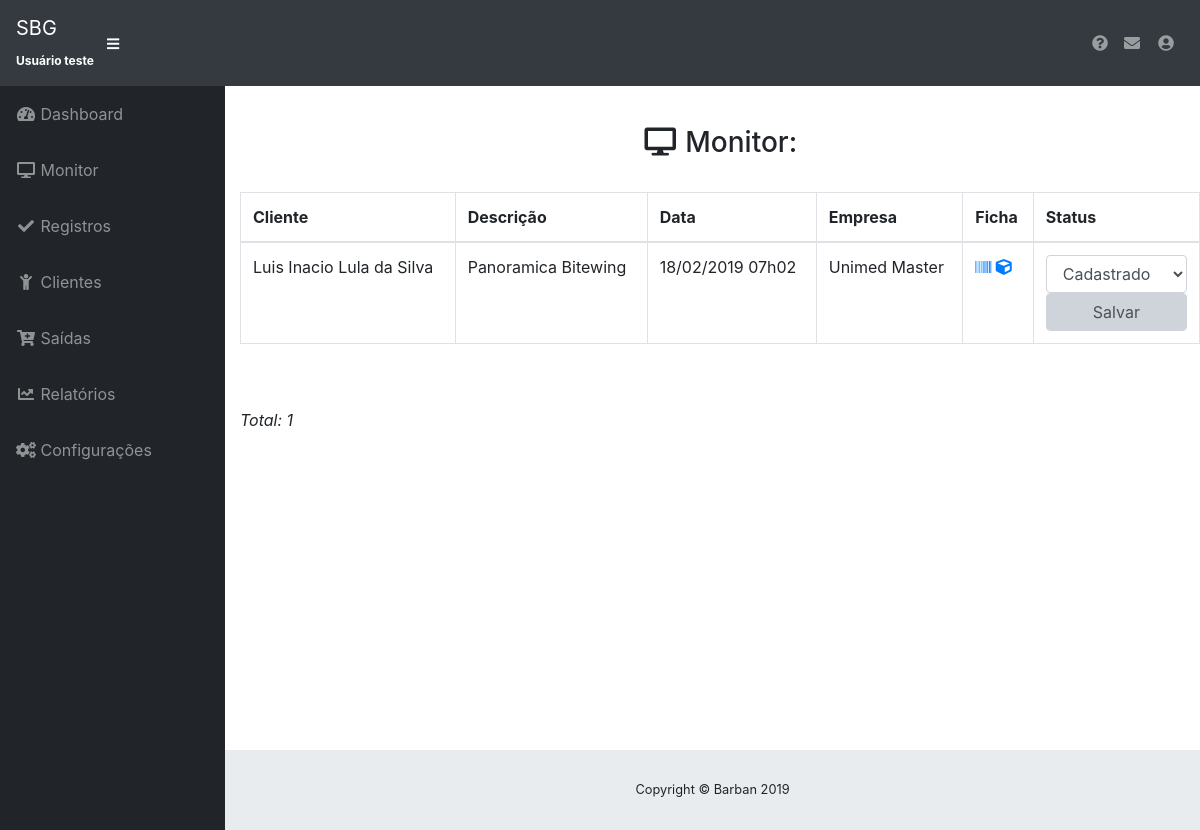
The page /view/monitor.php (signed in) on the database its author committed.
### tables this page shows
CREATE TABLE `registro` (
  `id` int(11) NOT NULL,
  `codigo` int(11) NOT NULL,
  `descricao` varchar(300) NOT NULL,
  `valor` float NOT NULL,
  `status_id` int(11) NOT NULL,
  `ativo` int(11) NOT NULL,
  `tipo` int(11) NOT NULL,
  `entrega_id` int(11) NOT NULL,
  `parceiro_id` int(11) NOT NULL,
  `cliente_id` int(11) NOT NULL,
  `usuario_id` int(11) NOT NULL,
  `empresa_id` int(11) NOT NULL,
  `data_cadastro` timestamp NOT NULL DEFAULT CURRENT_TIMESTAMP ON UPDATE CURRENT_TIMESTAMP
);

CREATE TABLE `clientes` (
  `id` int(11) NOT NULL,
  `nome` varchar(250) DEFAULT NULL,
  `data_nasc` varchar(60) DEFAULT NULL,
  `data_cadastro` timestamp NOT NULL DEFAULT CURRENT_TIMESTAMP ON UPDATE CURRENT_TIMESTAMP,
  `empresa_id` int(11) NOT NULL,
  `rg` varchar(30) DEFAULT NULL,
  `cpf` varchar(40) DEFAULT NULL,
  `telefone` varchar(50) DEFAULT NULL,
  `celular` varchar(50) DEFAULT NULL,
  `email` varchar(150) DEFAULT NULL,
  `endereco` varchar(300) DEFAULT NULL
);

CREATE TABLE `empresas` (
  `id` int(11) NOT NULL,
  `nome` varchar(200) NOT NULL,
  `razao_social` varchar(300) NOT NULL,
  `cnpj` varchar(50) NOT NULL,
  `telefone` varchar(60) NOT NULL,
  `email` varchar(60) NOT NULL,
  `tipo` int(11) NOT NULL,
  `data_cadastro` timestamp NOT NULL DEFAULT CURRENT_TIMESTAMP ON UPDATE CURRENT_TIMESTAMP,
  `empresa_id` int(11) NOT NULL,
  `ativo` int(11) NOT NULL
);

CREATE TABLE `status` (
  `id` int(11) NOT NULL,
  `nome` varchar(150) NOT NULL,
  `empresa_id` int(11) NOT NULL,
  `data_cadastro` timestamp NOT NULL DEFAULT CURRENT_TIMESTAMP ON UPDATE CURRENT_TIMESTAMP
);

### model/config.php (called while the page is built, shortened)
<?php
class config
{
	public function lista_monitor($empresa_id)
	{
		$conexao = new Conexao();
		$pdo = new PDO('mysql:host='.$conexao->host.':'.$conexao->port.';dbname='.$conexao->dbname.'', ''.$conexao->user.'', ''.$conexao->password.'');
		$data = $pdo->query("SELECT cm.status_principal_id as 'status_id', s.nome as 'status_nome', cm.tipo_principal
			FROM config_monitor cm JOIN status s ON (cm.status_principal_id = s.id)
			WHERE cm.empresa_id='".$empresa_id."';")->fetchAll();
		return $data;
	}
	public function visualiza_monitor($status_id, $tipo_id)
	{
		$empresa_id = $_SESSION["empresa_id"];
		$conexao = new Conexao();
		$pdo = new PDO('mysql:host='.$conexao->host.':'.$conexao->port.';dbname='.$conexao->dbname.'', ''.$conexao->user.'', ''.$conexao->password.'');
		$data = $pdo->query("SELECT cc.data_nasc, cc.rg, cc.cpf, cc.nome as 'nome_cliente',
			r.descricao, r.valor, DATE_FORMAT(r.data_cadastro,'%d/%m/%Y %hh%m') as 'data_cadastro', r.tipo, r.ativo,
			s.nome as 'nome_status', ee.nome as 'nome_empresa', r.id as 'id'
			FROM registro r
			JOIN status s ON (r.status_id = s.id)
			JOIN usuarios u  ON (r.usuario_id = u.id)
			JOIN registro_itens ri ON (r.id = ri.registro_id)
			JOIN valores v  ON (ri.valor_empresa_id = v.id)
			JOIN empresas ee  ON (v.empresas_id = ee.id)
			JOIN clientes cc ON (r.cliente_id = cc.id)
			WHERE r.empresa_id='".$empresa_id."' AND r.status_id='".$status_id."' AND r.tipo='".$tipo_id."' AND r.ativo=1;")->fetchAll();
		return $data;
	}
	public function verifica_permissao($usuario_id, $codigo)
	{
		$conexao = new Conexao();
		$pdo = new PDO('mysql:host='.$conexao->host.':'.$conexao->port.';dbname='.$conexao->dbname.'', ''.$conexao->user.'', ''.$conexao->password.'');
		$data = $pdo->query("SELECT * FROM usuarios_permissoes WHERE usuario_id='".$usuario_id."' AND codigo='".$codigo."';")->fetchAll();
		foreach ($data as $d){
			$ativo = $d['ativo'];
		}
		return $ativo;
	}
}
?>

### view/monitor.php (the view, shortened to what this page needs)
<?php
$nome_usuario = $_SESSION["nome_usuario"];
?>
<!DOCTYPE html>
<html lang="pt-br">
  <head>
    <link href="../vendor/bootstrap/css/bootstrap.min.css" rel="stylesheet">
    <link href="../vendor/fontawesome-free/css/all.min.css" rel="stylesheet" type="text/css">
    <link href="../vendor/datatables/dataTables.bootstrap4.css" rel="stylesheet">
    <link href="../css/sb-admin.css" rel="stylesheet">
  </head>
  <body id="page-top">
    <nav class="navbar navbar-expand navbar-dark bg-dark static-top">
     <a class="navbar-brand mr-1" href="#">SBG<br><span style="font-size: 12px;"><b><?= $nome_usuario ?></b></span></a>
      <button class="btn btn-link btn-sm text-white order-1 order-sm-0" id="sidebarToggle" href="#">
        <i class="fas fa-bars"></i>
      </button>
      <ul class="navbar-nav ml-auto ml-md-0">
        <li class="nav-item dropdown no-arrow">
          <a class="nav-link dropdown-toggle" href="tutoriais.php"><i class="fas fa-question-circle" title="Central de ajuda"></i></a>
        </li>
        <li class="nav-item dropdown no-arrow">
          <a class="nav-link dropdown-toggle" href="chat.php"><i class="fas fa-envelope" title="Chat"></i></a>
        </li>
        <li class="nav-item dropdown no-arrow">
          <a class="nav-link dropdown-toggle" href="#" id="userDropdown" role="button" data-toggle="dropdown" aria-haspopup="true" aria-expanded="false">
            <i class="fas fa-user-circle fa-fw"></i>
          </a>
        </li>
      </ul>
    </nav>
    <div id="wrapper">
   <?php
     include("../model/config.php");
        $config = new Config();
        $permissao1=$config->verifica_permissao($usuario_id, 1);
        $permissao2=$config->verifica_permissao($usuario_id, 2);
        $permissao3=$config->verifica_permissao($usuario_id, 3);
        $permissao4=$config->verifica_permissao($usuario_id, 4);
        $permissao5=$config->verifica_permissao($usuario_id, 5);
        $permissao11=$config->verifica_permissao($usuario_id, 11);
      ?>
      <ul class="sidebar navbar-nav">
        <?php if($permissao2){ ?>
        <li class="nav-item active">
          <a class="nav-link" href="inicial.php">
            <i class="fas fa-fw fa-tachometer-alt"></i>
            <span>Dashboard</span>
          </a>
        </li>
      <?php } ?>
        <?php if($permissao5){ ?>
        <li class="nav-item active">
          <a class="nav-link" href="monitor.php">
            <i class="fas fa-fw fa fa-desktop"></i>
            <span>Monitor</span>
          </a>
        </li>
        <?php } ?>
        <?php if($permissao1){ ?>
        <li class="nav-item">
          <a class="nav-link" href="registros.php">
            <i class="fas fa-fw fa fa-check"></i>
            <span>Registros</span></a>
        </li>
        <?php } ?>
        <?php if($permissao4){ ?>
        <li class="nav-item">
          <a class="nav-link" href="clientes.php">
            <i class="fas fa-fw   fa  fa fa-child"></i>
            <span>Clientes</span></a>
        </li>
        <?php } ?>
        <?php if($permissao11){ ?>
        <li class="nav-item">
          <a class="nav-link" href="financas.php">
            <i class="fas fa-fw fa fa-cart-plus"></i>
            <span>Saídas</span></a>
        </li>
        <?php } ?>
        <?php if($permissao3){ ?>
        <li class="nav-item">
          <a class="nav-link" href="relatorios.php">
            <i class="fas fa-fw fa-chart-line"></i>
            <span>Relatórios</span></a>
        </li>
        <?php } ?>
        <li class="nav-item">
          <a class="nav-link" href="configuracoes.php">
            <i class="fas fa-fw fa fa fa-cogs"></i>
            <span>Configurações</span></a>
        </li>
      </ul>
      <div id="content-wrapper" style="margin-left: 15px">
        <?php
            $lista_monitor = $config->lista_monitor($empresa_id);
            $status_id = $lista_monitor[0]["status_id"];
            $tipo_id = $lista_monitor[0]["tipo_principal"];
        ?>
        <br><center>
        <h3><i class="fas fa-fw fa fa-desktop"></i> Monitor:</h3></center><Br>
                  <table class="table table-bordered" width="100%" cellspacing="0">
                    <thead>
                        <tr>
                          <th>Cliente</th>
                          <th>Descrição</th>
                          <th>Data</th>
                          <th>Empresa</th>
                          <th>Ficha</th>
                          <th>Status</th>
                        </tr>
                      </thead>
              <?php
                $data=$config->visualiza_monitor($status_id, $tipo_id);
                $cont=0;
                foreach ($data as $row) {
                  echo "<tbody><tr><td>".$row['nome_cliente']."</td>";
                  echo "<td>".$row['descricao']."</td>";
                  echo "<td>".$row['data_cadastro']."</td>";
                  echo "<td>".$row['nome_empresa']."</td>";
                  $id = $row['id'] + 15920 - 350;
                  echo "<td>
                    <a href='ficha_registro.php?id=".$id."' target='_blank'><i class='fas fa fa   fa fa-barcode' title='Ficha de Registro'></i></a>
                    <a target='_blank' href='etiqueta-individual.php?id=".$id."'><i class='fas fa fa fa-cube' title='Etiqueta Individual'></i></a>
                  </td>
                  <td>
                  <form action='../controller/mudar_status.php' METHOD='post'>
                  <input type='hidden' name='id'VALUE='".$id."' />
                  <select class='form-control' name='status_id' placeholder='Status' >";
                  echo "<option value='".$lista_monitor[0]['status_id']."'> ".$lista_monitor[0]['status_nome']." </option>";
                  echo "</select>
                  <input type='submit' class='form-control' value='Salvar' style='background-color: #ced4da;''>
                  </form>
                  </td>
                  </tr></tbody>";
                  $cont++;
                }
              ?>
                    </table>
                    <br><br>
                    <i>Total: <?=$cont?></i>
        <footer class="sticky-footer">
          <div class="container my-auto">
            <div class="copyright text-center my-auto">
              <span>Copyright © Barban 2019</span>
            </div>
          </div>
        </footer>
      </div>
    </div>
  </body>
</html>

### css/sb-admin.css (style rules this page uses)
html { position: relative; min-height: 100%; }
body { height: 100%; }
#wrapper { display: -webkit-box; display: -ms-flexbox; display: flex; }
#wrapper #content-wrapper { overflow-x: hidden; width: 100%; padding-top: 1rem; padding-bottom: 80px; }
.navbar-nav .nav-item.dropdown .dropdown-toggle::after { width: 1rem; text-align: center; float: right; vertical-align: 0; border: 0; font-weight: 900; content: '\f105'; font-family: 'Font Awesome 5 Free'; }
.navbar-nav .nav-item.dropdown.no-arrow .dropdown-toggle::after { display: none; }
.sidebar { width: 90px !important; background-color: #212529; min-height: calc(100vh - 56px); }
.sidebar .nav-item:last-child { margin-bottom: 1rem; }
.sidebar .nav-item .nav-link { text-align: center; padding: 0.75rem 1rem; width: 90px; }
.sidebar .nav-item .nav-link span { font-size: 0.65rem; display: block; }
.sidebar .nav-item .nav-link { color: rgba(255, 255, 255, 0.5); }
@media (min-width: 768px) { .sidebar { width: 225px !important; } }
@media (min-width: 768px) { .sidebar .nav-item .nav-link { display: block; width: 100%; text-align: left; padding: 1rem; width: 225px; } }
@media (min-width: 768px) { .sidebar .nav-item .nav-link span { font-size: 1rem; display: inline; } }
:root { --input-padding-x: 0.75rem; --input-padding-y: 0.75rem; }
footer.sticky-footer { display: -webkit-box; display: -ms-flexbox; display: flex; position: absolute; right: 0; bottom: 0; width: calc(100% - 90px); height: 80px; background-color: #e9ecef; }
footer.sticky-footer .copyright { line-height: 1; font-size: 0.8rem; }
@media (min-width: 768px) { footer.sticky-footer { width: calc(100% - 225px); } }

### rows shown on the page
registro: cliente.nome "Luis Inacio Lula da Silva", descricao "Panoramica Bitewing", data_cadastro "18/02/2019 07h02", empresas.nome "Unimed Master", status_id "Cadastrado"

### other values the page prints
$nome_usuario "Usuário teste"
$cont "1"
